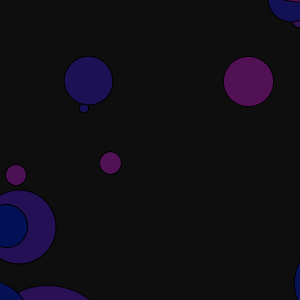
Frame 1 (no input)
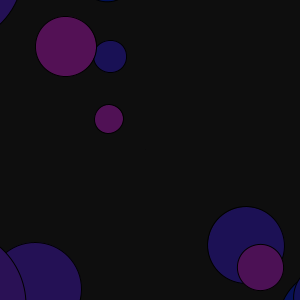
Frame 60 (the mouse pressed at the canvas centre just before this capture)
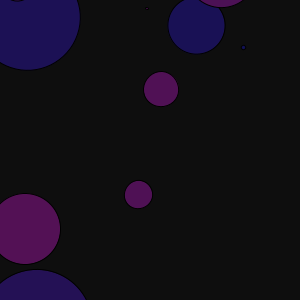
Frame 120 (the mouse held since frame 60 and released just before this capture)

The Processing sketch that drew these frames (run headless with seeded random() and noise(); from frame 60 on, the mouse is pressed at the canvas centre):

// Processing sketch: processing_39732
// ── processing_39732.pde

int num = 100; //number of required variables

//create the arrays
float[] x = new float[num]; // x-coordinate
float[] y = new float[num]; // y-coordinate
float[] rot = new float[num]; // rotating
float[] speed = new float[num]; // rotating speed
color[] c = new color[num]; // planet color


void setup() {
  size(300,300);
  colorMode(RGB, width);
  smooth();
  
  //seeding the array
  
  for (int i=0; i < num; i++) {
    x[i] = random(width);
    y[i] = random(height);
    rot[i] = random(radians(360)); // 0-360 converted to radians
    speed[i] = random(0.1, 0.5);
    c[i] = color(int(random(100)), 20, 100);
  }
}


void draw() {
  background(17);
  int count = 100;
  

  translate(150, 150);
  
  for (int i=0; i < num; i++) {
    
    rotate(rot[i]);
    rot[i] = rot[i] + radians(speed[i]);
    i++;
    
    //draw the planets
    stroke(0);
    fill(c[i]);
    ellipseMode(CORNER);
    ellipse (x[i], y[i], x[i], x[i]);
    
    
    x[i] = x[i] + speed[i];
    if (x[i] > width + 1) {
      x[i] = -5;

      translate(150,150);
      
    }
  }
}

  
